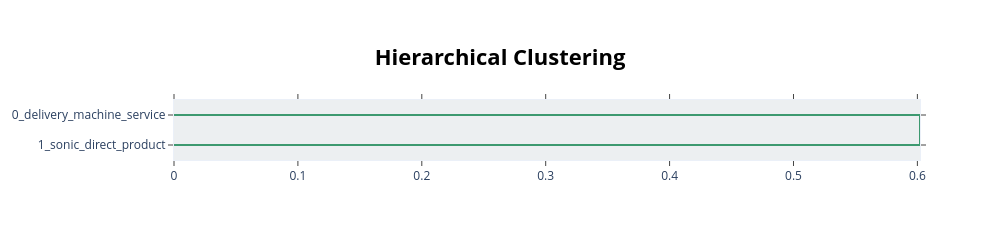

Write notebook code for a chart like this one.
### Code cell
# Jerarquia entre topics para ver si algunos grupos podrian fusionarse conceptualmente.
topic_model_emp.visualize_hierarchy()

### Figure 1 — Plotly figure (JSON) as saved in the notebook; plotly's stock layout.template omitted (floating-point values rounded to 4 significant figures)
{"data": [{"hoverinfo": "text", "marker": {"color": "rgb(61,153,112)"}, "mode": "lines", "type": "scatter", "x": [0.0, 0.6021, 0.6021, 0.0], "xaxis": "x", "y": [-5.0, -5.0, -15.0, -15.0], "yaxis": "y"}], "layout": {"autosize": false, "height": 230, "hoverlabel": {"bgcolor": "white", "font": {"family": "Rockwell", "size": 16}}, "hovermode": "closest", "plot_bgcolor": "#ECEFF1", "showlegend": false, "title": {"font": {"color": "Black", "size": 22}, "text": "<b>Hierarchical Clustering</b>", "x": 0.5, "xanchor": "center", "yanchor": "top"}, "width": 1000, "xaxis": {"mirror": "allticks", "rangemode": "tozero", "showgrid": false, "showline": true, "showticklabels": true, "ticks": "outside", "type": "linear", "zeroline": false}, "yaxis": {"mirror": "allticks", "range": [-20, 0], "rangemode": "tozero", "showgrid": false, "showline": true, "showticklabels": true, "tickmode": "array", "ticks": "outside", "ticktext": ["0_delivery_machine_service", "1_sonic_direct_product"], "tickvals": [-5, -15], "type": "linear", "zeroline": false}}}
